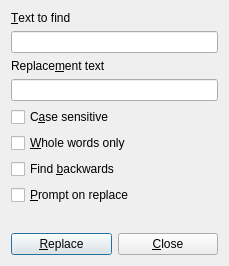
<?xml version="1.0" encoding="UTF-8"?>
<ui version="4.0">
 <class>DialogReplace</class>
 <widget class="QDialog" name="DialogReplace">
  <property name="geometry">
   <rect>
    <x>0</x>
    <y>0</y>
    <width>229</width>
    <height>266</height>
   </rect>
  </property>
  <property name="windowTitle">
   <string>Replace text</string>
  </property>
  <layout class="QVBoxLayout" name="verticalLayout">
   <item>
    <widget class="QLabel" name="label">
     <property name="text">
      <string>&amp;Text to find</string>
     </property>
     <property name="buddy">
      <cstring>editFind</cstring>
     </property>
    </widget>
   </item>
   <item>
    <widget class="QLineEdit" name="editFind"/>
   </item>
   <item>
    <widget class="QLabel" name="label_2">
     <property name="text">
      <string>Replace&amp;ment text</string>
     </property>
     <property name="buddy">
      <cstring>editReplace</cstring>
     </property>
    </widget>
   </item>
   <item>
    <widget class="QLineEdit" name="editReplace"/>
   </item>
   <item>
    <widget class="QCheckBox" name="checkCaseSensitive">
     <property name="text">
      <string>C&amp;ase sensitive</string>
     </property>
    </widget>
   </item>
   <item>
    <widget class="QCheckBox" name="checkWholeWords">
     <property name="text">
      <string>&amp;Whole words only</string>
     </property>
    </widget>
   </item>
   <item>
    <widget class="QCheckBox" name="checkFindBackward">
     <property name="text">
      <string>Find &amp;backwards</string>
     </property>
    </widget>
   </item>
   <item>
    <widget class="QCheckBox" name="checkPrompt">
     <property name="text">
      <string>&amp;Prompt on replace</string>
     </property>
    </widget>
   </item>
   <item>
    <spacer name="verticalSpacer">
     <property name="orientation">
      <enum>Qt::Vertical</enum>
     </property>
     <property name="sizeHint" stdset="0">
      <size>
       <width>20</width>
       <height>40</height>
      </size>
     </property>
    </spacer>
   </item>
   <item>
    <layout class="QHBoxLayout" name="horizontalLayout_2">
     <item>
      <widget class="QPushButton" name="pushButton">
       <property name="text">
        <string>&amp;Replace</string>
       </property>
      </widget>
     </item>
     <item>
      <widget class="QPushButton" name="pushButton_2">
       <property name="text">
        <string>&amp;Close</string>
       </property>
      </widget>
     </item>
    </layout>
   </item>
  </layout>
 </widget>
 <resources/>
 <connections>
  <connection>
   <sender>pushButton</sender>
   <signal>clicked()</signal>
   <receiver>DialogReplace</receiver>
   <slot>accept()</slot>
   <hints>
    <hint type="sourcelabel">
     <x>101</x>
     <y>247</y>
    </hint>
    <hint type="destinationlabel">
     <x>75</x>
     <y>220</y>
    </hint>
   </hints>
  </connection>
  <connection>
   <sender>pushButton_2</sender>
   <signal>clicked()</signal>
   <receiver>DialogReplace</receiver>
   <slot>reject()</slot>
   <hints>
    <hint type="sourcelabel">
     <x>190</x>
     <y>236</y>
    </hint>
    <hint type="destinationlabel">
     <x>141</x>
     <y>222</y>
    </hint>
   </hints>
  </connection>
 </connections>
</ui>
